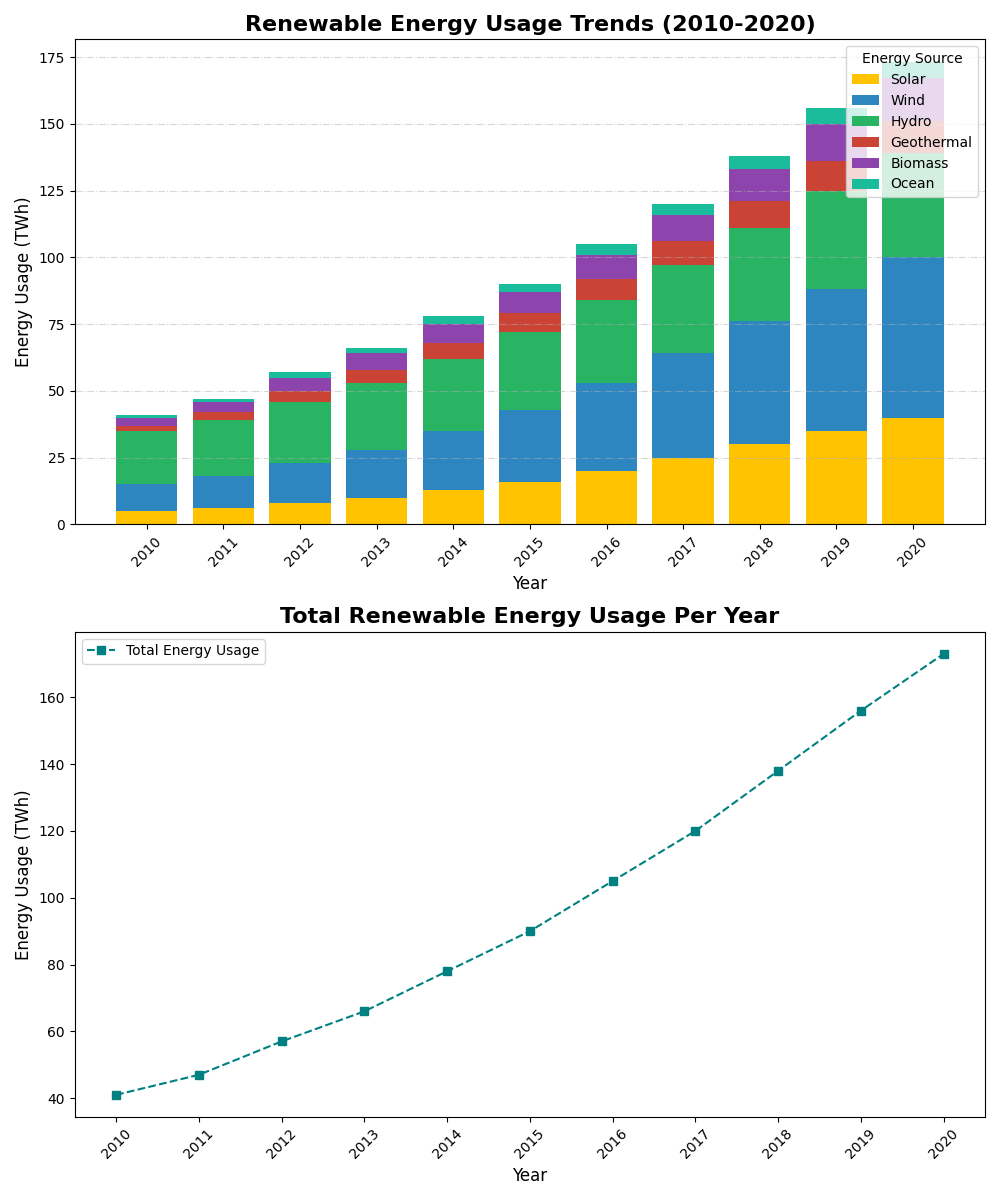

Write Python code to recreate this figure.
import matplotlib.pyplot as plt
import numpy as np

years = np.arange(2010, 2021)

solar_energy = [5, 6, 8, 10, 13, 16, 20, 25, 30, 35, 40]
wind_energy = [10, 12, 15, 18, 22, 27, 33, 39, 46, 53, 60]
hydro_energy = [20, 21, 23, 25, 27, 29, 31, 33, 35, 37, 39]
geothermal_energy = [2, 3, 4, 5, 6, 7, 8, 9, 10, 11, 12]
biomass_energy = [3, 4, 5, 6, 7, 8, 9, 10, 12, 14, 16]
ocean_energy = [1, 1, 2, 2, 3, 3, 4, 4, 5, 6, 6]

total_energy_usage = (np.array(solar_energy) +
                      np.array(wind_energy) +
                      np.array(hydro_energy) +
                      np.array(geothermal_energy) +
                      np.array(biomass_energy) +
                      np.array(ocean_energy))

fig, (ax1, ax2) = plt.subplots(2, 1, figsize=(10, 12))

ax1.bar(years, solar_energy, label='Solar', color='#FFC300')          # Color changed
ax1.bar(years, wind_energy, bottom=solar_energy, label='Wind', color='#2E86C1') 
ax1.bar(years, hydro_energy, bottom=np.array(solar_energy) + np.array(wind_energy), label='Hydro', color='#28B463') 
ax1.bar(years, geothermal_energy, 
        bottom=np.array(solar_energy) + np.array(wind_energy) + np.array(hydro_energy), 
        label='Geothermal', color='#CB4335')                           
ax1.bar(years, biomass_energy, 
        bottom=np.array(solar_energy) + np.array(wind_energy) + np.array(hydro_energy) + np.array(geothermal_energy), 
        label='Biomass', color='#8E44AD')                               
ax1.bar(years, ocean_energy, 
        bottom=np.array(solar_energy) + np.array(wind_energy) + np.array(hydro_energy) + np.array(geothermal_energy) + np.array(biomass_energy), 
        label='Ocean', color='#1ABC9C')                                 

ax1.set_title("Renewable Energy Usage Trends (2010-2020)", fontsize=16, fontweight='bold')
ax1.set_xlabel("Year", fontsize=12)
ax1.set_ylabel("Energy Usage (TWh)", fontsize=12)
ax1.set_xticks(years)
ax1.set_xticklabels(years, rotation=45)
ax1.legend(title='Energy Source', loc='upper right')  # Changed legend location
ax1.grid(True, axis='y', linestyle='-.', alpha=0.5)   # Changed grid style

ax2.plot(years, total_energy_usage, marker='s', linestyle='--', color='teal', label='Total Energy Usage')  # Changed marker and line style
ax2.set_title("Total Renewable Energy Usage Per Year", fontsize=16, fontweight='bold')
ax2.set_xlabel("Year", fontsize=12)
ax2.set_ylabel("Energy Usage (TWh)", fontsize=12)
ax2.set_xticks(years)
ax2.set_xticklabels(years, rotation=45)
ax2.legend(loc='upper left')                          # Changed legend location
ax2.grid(False)                                       # Removed grid 

plt.tight_layout()
plt.show()
